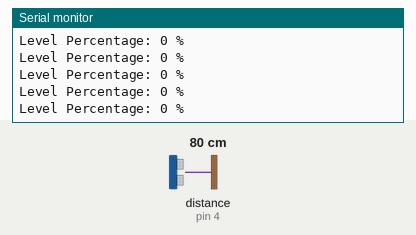
This sketch was run on a simulated Arduino Uno, built with avr-gcc and run on an emulated ATmega328P. Shown: the last lines printed to the serial monitor. Wiring (inferred from the names in the program): ultrasonic range finder: trigger pin 5; echo pin 4. The test bench sets the inputs (shaded band); at power-on: distance to the obstacle (sensor on pin 4) 80 cm. The echo pulse lasts 58.3 µs per cm.

Above: at 1.2 s.
1.3 s: distance to the obstacle (sensor on pin 4) set to 2 cm
At 1.8 s:
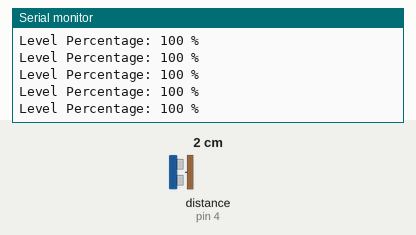
4.3 s: distance to the obstacle (sensor on pin 4) set to 4 cm
At 5.3 s:
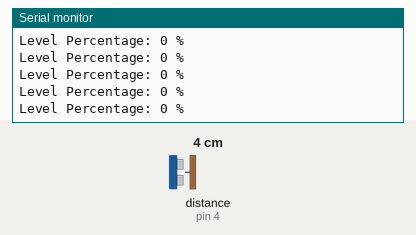
7.3 s: distance to the obstacle (sensor on pin 4) set to 9 cm
At 8.0 s:
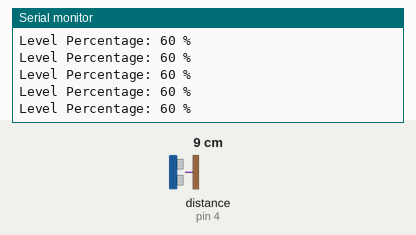
10.3 s: distance to the obstacle (sensor on pin 4) set to 18 cm
At 11.1 s:
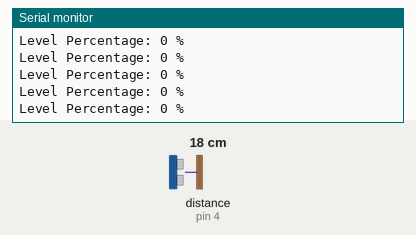
Timing chart, 0 to 13.3 s (numbered marks = the images above; inputs shaded):
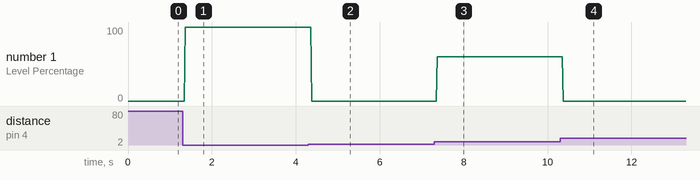

The sketch:

Bluetooth1.ino
```cpp
#include <SoftwareSerial.h>
#define tx 2
#define rx 3
#define echoPin 4
#define trigPin 5
SoftwareSerial bt(rx,tx);

void setup()
{
  Serial.begin(9600);
  bt.begin(9600);
  pinMode(tx, OUTPUT);
  pinMode(rx, INPUT);
  pinMode(trigPin, OUTPUT);
  pinMode(echoPin, INPUT);
}

void loop()
{
  digitalWrite(trigPin, LOW);
  delayMicroseconds(2);
  digitalWrite(trigPin, HIGH);// Sets the trigPin HIGH (ACTIVE) for 10 microseconds
  delayMicroseconds(10);
  digitalWrite(trigPin, LOW);
  float duration = pulseIn(echoPin, HIGH);// Reads the echoPin, returns the sound wave travel time in microseconds
  float distance = duration * 0.034 / 2;
  int percent;
  if (distance>=0 && distance<2)
    {
        percent=100;
    }
  else if (distance>=2 && distance<=3)
    {
        percent=90;
    }
  else if (distance>=4 && distance<=5)
    {
        percent=80;
    }
  else if (distance>=6 && distance<=7)
    {
        percent=70;
    }
  else if (distance>=8 && distance<=9)
    {
        percent=60;
    }
  else if (distance>=10 && distance<=11)
    {
        percent=50;
    }
  else if (distance>=12 && distance<=13)
    {
        percent=40;
    }
  else if (distance>=14 && distance<=15)
    {
        percent=30;
    }
  else if (distance>=16 && distance<=17)
    {
        percent=20;
    }
  else if (distance>=18 && distance<=19)
    {
        percent=10;
    }
  else
    {
        percent=0;
    }
  Serial.print("Level Percentage: ");
  Serial.print(percent);
  Serial.println(" %");
  bt.write(percent);
}
```

Measured:
- after the input at 1.3 s, the serial monitor: prints a new line after 0.07 s (image 1)
- after the input at 7.3 s, the serial monitor: prints a new line after 0.07 s (image 3)
- plotted number 1: 0 → 100 after the input at 1.3 s, 0 → 60 after the input at 7.3 s
